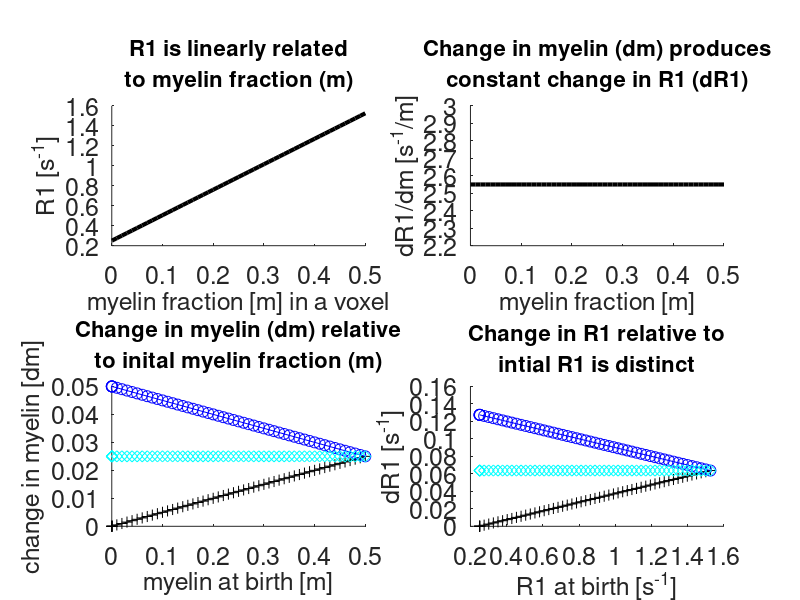
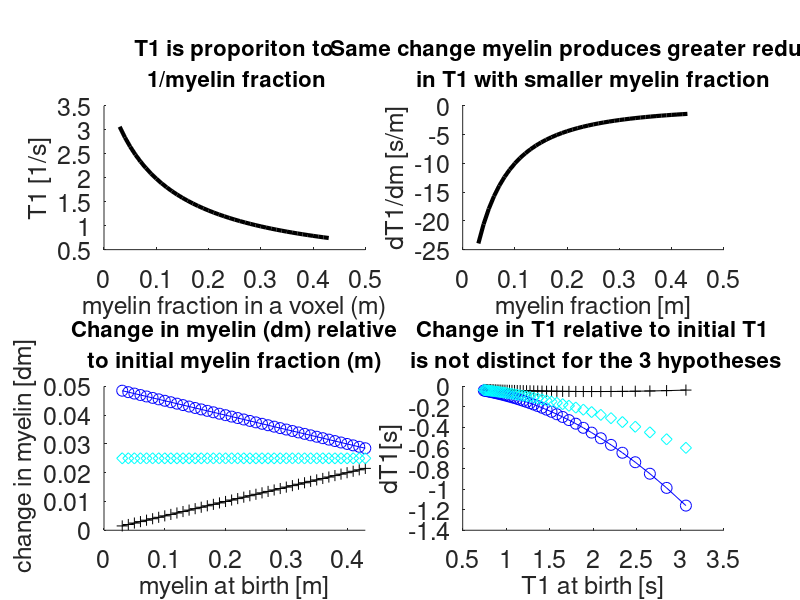

Here is the MATLAB script that generated these plots, in order:
%%
% The goals of this simulation are:
% (1) to understand how  myelin fraction (m) and change in myelin fraction (dm)
% affect R1/T1  and change in these variables dR1/dT1 
% (2) to simulate if we can use R1 and T1 to test developmental hypotheses
% h1: Starts first/finishes first: dm is positively correlated with myelination at birth => that is voxels that are earlier developed will continue to develop at a faster rate
% h2: Speed up: dm is negatively correlated with myelination at birth => that is voxels that are earlier developed will continue to develop at a faster rate
% h3: No relation to myelin at birth. Here we implemented dm constant, as it is independent from the myelin level at birth
% 
% Note that myelin fraction at birth (m) and developmental change in myelin fraction (dm) are independent variables
% that we are trying to assess experimentally by either measuring R1 or T1. 
%
% So the question is whether we can use R1 or T1 or both to measure the
% rate of myelination and if it varies with myelin level at birth
%
% To assess this I calculated
% R1(m) and T1(m) as a function of myelin fraction (m)
% The derivative of R1 and T1 
% dR1(m) and dT1(m) as a fucntion of myelin fraction (m)
% and the relation between change in dR1(m) and dT1(m) and R1(m) or T1(m) at birth
%
% The simiulation assumes a simple voxel with 2 components water and myelin
% that affect relaxation times. 
%
% Simulation done to address reviewer's comment for the revision of babyAFQ paper
%
% KGS April 2021
% Revised August 2021
%
%% Let our voxel have 2 components; water and myelin.
% The myelin fraction is m: 0<m<1
% Let's generate voxels with different fractions of myelin

m=[10^-6, 10^-5, 10^-4, 10^-3, 0.01:.01:0.5];

% R1 relaxation rates of water R1w and myelin R1m at 3T units [1/s]
R1w=0.25; %numbers from Aviv
R1m=2.8;

%% Voxel relaxation rate R1 is linear with myelin fraction (m)

figure('Color', [1 1 1], 'Units', 'norm', 'Position', [0 0 .6 .8], 'Name', 'R1 & development');
subplot (2,2,1)
hold on; 

R1=R1w+(R1m-R1w)*(m);
plot (m,R1,'k-','LineWidth',3);

set(gca, 'Fontsize', 18);
xlabel('myelin fraction [m] in a voxel','Fontsize',18);
ylabel('R1 [s^{-1}]','Fontsize',18);

title(({'R1 is linearly related', 'to myelin fraction (m)'}),'Fontsize',16);


% Here's the calculation of dR1(m)/dm:
% The math shows that change in myelin induce constant change in voxel relaxation rate
% or that dR1(m)/dm = constant and it is not dependent on the myelin
% content. 
% Because dR1(m)/dm  is fixed and not dependent on myelin content
% we cannot assess from dR1 measurements changes in myelin (dm)
%
% Let's plot it!
%
% dm: change in myelin
% dR1dm: change in relaxation rate due to change in myelin
% dR1dm=R1m-R1w;
% This is a constant and should not be dependent on the amount of myelin
% but only on the difference in relaxation rate of myelin and water


%% plot relation between dR1dm and myelin level
% expected change in R1 constant:

subplot (2,2,2)
hold on; 
dR1dm=(R1m-R1w)*ones(size (m)); 
plot (m,dR1dm,'k-','LineWidth',3);
set(gca, 'Fontsize', 18);
xlabel('myelin fraction [m]','Fontsize',18);
ylabel('dR1/dm [s^{-1}/m]','Fontsize',18);
title (({'Change in myelin (dm) produces', 'constant change in R1 (dR1)'}),'Fontsize',16);

%% Now let's simulate our developmental hypotheses
% So far we have generated voxels with different fractions of myelin in
% them (m)
% We are interested to test 3 scenarios on the rate of myelin development
% (dm); 
% h1: Starts first finishes first: dm is positively correlated with myelination at birth; that is, voxels that are earlier developed will continue to develop at a faster rate
% h2: Speed up: dm is negative correlated with myelination at birth; that is, voxels that are earlier developed will continue to develop at a faster rate
% h3: No Relation to myelin at birth. Here we implemented dm constant, as it is independent from the myelin level at birth;
%

r=0.05; % scaling factor of developmental changes; here its a 5% effect

% h1 
dmh1=r*m; % positive with myelin fraction at birth

%h2
dmh2=r*(1-m); % negative with myelin fraction at birth

%h3
dmh3=.5*r*ones(size(m)); % constant

%let's plot
subplot (2,2,3)
hold on; 
% let's plot our hypothesies
plot (m,dmh1,'k-+','Markersize',8);
plot (m,dmh2,'b-o','Markersize',8);
plot (m,dmh3,'cd','Markersize',8);
%h=legend({'h1: start first/finish first', 'h2: speed up','h3: no relation'},'Location','northeast'); set(h,'box','off','FontSize',14 );

axis([0 max(m) 0 r]);
set(gca, 'Fontsize', 18);
xlabel('myelin at birth [m]','Fontsize',18);
ylabel('change in myelin [dm]','Fontsize',18);
title (({'Change in myelin (dm) relative', 'to inital myelin fraction (m)'}),'Fontsize',16);


%% Now let's calculate dR1 according to these 3 hypotheses

dR1=dmh1.*dR1dm;
dR2=dmh2.*dR1dm;
dR3=dmh3.*dR1dm;

% Now let's plot R1 change vs R1 at birth according to each hypothesis
subplot (2,2,4)

set(gca, 'Fontsize', 18);
hold on; box off;
R1birth=R1;
plot (R1birth,dR1,'k-+','Markersize',8);
plot (R1birth,dR2,'b-o','Markersize',8);
plot (R1birth,dR3,'cd','Markersize',8);
%h=legend({'h1: starts first/finishes first', 'h2: speed up','h3: no relation'},'Location','northeast'); set(h,'box','off','FontSize', 16);
xlabel('R1 at birth [s^{-1}]','Fontsize',18);
ylabel('dR1 [s^{-1}]','Fontsize',18);
title ({'Change in R1 relative to', 'intial R1 is distinct'},'Fontsize',16);

% :-)
% This plot shows that you can make infererences from this graph relating
% change of R1 to R1 in birth about changes in myelin as a function of
% myelin in birth because there is a 1-to-1 mapping between changes in R1
% and changes in myelin and each of the hypotheses produces a distinct
% prediction in the relation between change in R1 and R1 at birth


%% Now let's switch to T1
% Let's calculate T1  as a fraction of myelin fraction in a voxel (m)
% T1=a./(b+c*m); where a=T1w*T1m; b=T1m; c=T1w-T1m;

m=[0.03:.01:0.43]; % myelin fraction at birth; I made the smallest fraction a bit larger here to match the range of T1 measurements we obtainend

T1w=1/R1w;
T1m=1/R1m;

a=T1w*T1m;
b=T1m;
c=T1w-T1m;


figure('Color', [1 1 1], 'Units', 'norm', 'Position', [0 0 .6 .8],'Name', 'T1 & development');

% Let's plot T1 as a function of myelin 
subplot (2,2,1)
hold on; 
T1=a./(b+c*(m));
plot (m,T1,'k-','LineWidth',3);

set(gca, 'Fontsize', 18);
xlabel('myelin fraction in a voxel (m)','Fontsize',18);
ylabel('T1 [1/s]','Fontsize',18);
title ({'T1 is proporiton to',' 1/myelin fraction'},'Fontsize',16);

% Higher myelin content is associated with lower T1

%% Now let's caculate how the rate of myelin change affects T1 as a function of myelin fraction in a voxel or dT1(m)/dm
%
% Here's the calculation of dT1(m)/dm:
% dT1(m)/dm=-(a*c)/(b+cm)^2
% where
% a=T1w*T1m
% b=T1m;
% c=T1w-T1m
%
% It is interesting that a change in myelin (dm) affects T1 in a way that is dependent on the myelin level in the voxel. 
% In other words changes in the rate of T1 relaxation will depend on 2 independent variables:
% the myelin content (m) and the change in myelin content (dm)


% Let's plot dT1(m) as a function of myelin fraction in a voxel
subplot (2,2,2)
hold on; 
dT1dm=-a*c./((b+c*(m)).^2);
plot (m,dT1dm,'k-','LineWidth',3);

set(gca, 'Fontsize', 18);
xlabel('myelin fraction [m]','Fontsize',18);
ylabel('dT1/dm [s/m]','Fontsize',18);
titlestr=[{'Same change myelin produces greater reduction', 'in T1 with smaller myelin fraction'}];
title (titlestr ,'Fontsize',16);


%% Now let's simulate our developmental hypotheses
% So far we have generated voxels with different fractions of myelin in them (m)
% We are interested to test 3 scenarios on the rate of myelin development (dm): 
% h1: Starts first/finishes first: dm is positively correlated with myelination at birth => that is, voxels that are earlier developed will continue to develop at a faster rate
% h2: Speed up: dm is negative correlated with myelination at birth => that is, voxels that are earlier developed will continue to develop at a faster rate
% h3: No Relation: dm is constant and independent from the myelin level at birth;
%

r=0.05; % scaling factor of developmental changes; here its a 5% effect
% h1 
dmh1=r*m;
%h2
dmh2=r*(1-m);
%h3
dmh3=0.5*r*ones(size(m)); % constant


% let's plot our hypothesies
subplot (2,2,3)
hold on; 
plot (m,dmh1,'k-+','Markersize',8);
plot (m,dmh2,'b-o','Markersize',8);
plot (m,dmh3,'cd','Markersize',8);
%h=legend({'h1: starts first/finish first', 'h2: speed up','h3: no relation'},'Location','northeast'); set(h,'box','off','FontSize', 10);

axis([0 max(m) 0 r]);
set(gca, 'Fontsize', 18);
xlabel('myelin at birth [m]','Fontsize',18);
ylabel(' change in myelin [dm]','Fontsize',18);
title ([{'Change in myelin (dm) relative', 'to initial myelin fraction (m)'}],'Fontsize',16);

%% Let's calculate dT1 as a function of dm for each of these hypotheses
% to do that we do a point by point multiplication of the graphs of each
% hypotheses in subplot 2 3 4 with the graph of dT1/dm in subplot 2 3 2

dT1=dmh1.*dT1dm;
dT2=dmh2.*dT1dm;
dT3=dmh3.*dT1dm;

% Let's plot relationship between dT1 and T1 at birth according to 3 hypotheses
% Now let's see if we can test the developmental hypotheses by relating dT1
% to T1 at birth
% Let's plot this relationship

subplot (2,2,4)
hold on; 
T1birth=T1;
plot (T1birth,dT1,'k-+','Markersize',8);
plot (T1birth,dT2,'b-o','Markersize',8);
plot (T1birth,dT3,'cd','Markersize',8);
%h=legend({'h1: starts first/finish first', 'h2: speed up','h3: no relation'},'Location','southwest'); set(h,'box','off','FontSize', 10);

set(gca, 'Fontsize', 18);
xlabel('T1 at birth [s]','Fontsize',18);
ylabel('dT1[s]','Fontsize',18);
title ([{'Change in T1 relative to initial T1',' is not distinct for the 3 hypotheses'}],'Fontsize',16);

% :-( 
% you cannot compare dT1 to T1 at birth to distinguish developmental hypotheses
% as both h2 & h3 predict a negative correlation between these variables, 
% so they are not distinguishable
